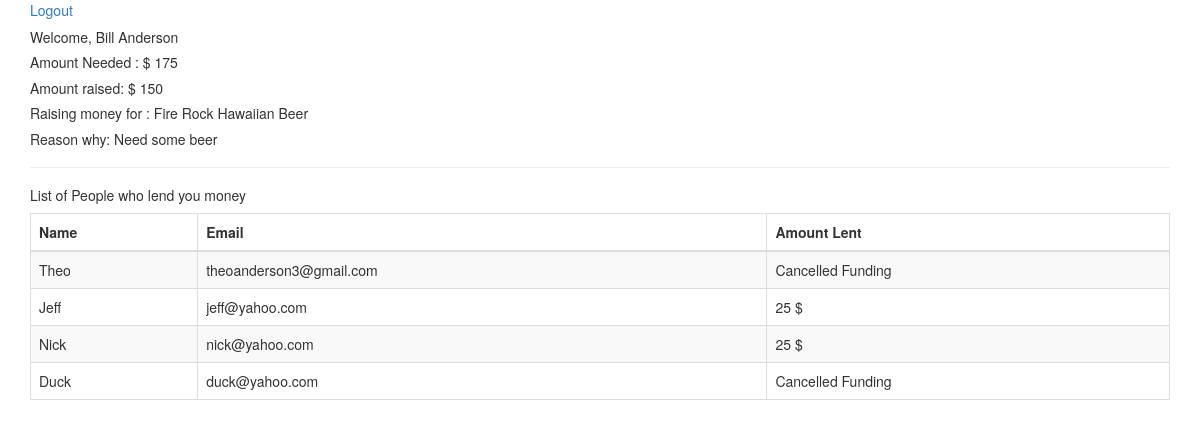
/borrower_home (signed in), run on the app's committed database.
### apps/lending/models.py (models this page shows)
class Borrower(models.Model):
	first_name = models.TextField(blank=False, max_length=20)
	last_name = models.TextField(blank=False, max_length=20)
	email = models.TextField(blank=False, max_length=20)
	password = models.TextField(blank=False, max_length=20)
	amount = models.IntegerField(blank=False)
	purpose = models.TextField(blank=False, max_length=50)
	description = models.TextField(blank=False, max_length=100)
	raised = models.IntegerField(blank=False)
	needed = models.IntegerField(blank=False, null=True)
	total_left = models.IntegerField(blank=False, null=True)
	created_at = models.DateField()
	updated_at = models.DateField()

class Loan(models.Model):
	amount = models.IntegerField(null=True)
	lender = models.ForeignKey(Lender)
	borrower = models.ForeignKey(Borrower)

class Lender(models.Model):
	first_name = models.TextField(blank=False, max_length=20)
	last_name = models.TextField(blank=False, max_length=20)
	email = models.TextField(blank=False, max_length=20)
	password = models.TextField(blank=False)
	money = models.IntegerField(blank=False)
	total_left = models.IntegerField(blank=False, null=True)

### apps/lending/views.py (the view)
# urls.py: url(r'^borrower_home$', views.borrower_home, name='borrower_home'),
def borrower_home(request):
		print "Borrower Home"
		if "borrower_id" in request.session:
			lender = Lender.objects.all()
			borrower = Borrower.objects.get(id=request.session['borrower_id'])
			loans = borrower.loan_set.all()
			content = {
			'lender': lender,
			'borrower': borrower,
			'loans': loans,
		}
			return render(request, 'lending/borrower_home.html', content)
		else:
			del request.session
			return redirect('/')

### apps/lending/templates/lending/borrower_home.html (shortened to what this page needs)
<!DOCTYPE html>
<html>
<head>
	<link rel="stylesheet" href="https://maxcdn.bootstrapcdn.com/bootstrap/3.3.5/css/bootstrap.min.css">
</head>
<body>
<div class="container">
<a href="/borrower_logout">Logout</a>
<h5>Welcome, {{borrower.first_name }} {{borrower.last_name}}</h5>
<h5>Amount Needed : $ {{ borrower.needed }}</h5>
<h5>Amount raised: $ {{ borrower.raised }} </h5>
<h5>Raising money for : {{borrower.purpose}}</h5>
<h5>Reason why: {{borrower.description}}</h5>
<hr>
<h5>List of People who lend you money</h5>
<table class="table table-bordered table-striped table-hovered table-hover">
	<thead>
		<tr>
			<th>Name</th>
			<th>Email</th>
			<th>Amount Lent</th>
		</tr>
	</thead>
	<tbody>
	{% for loan in loans %}
			<tr>
				<td>{{loan.lender.first_name}}</td>
				<td>{{loan.lender.email}}</td>
	{% if loan.amount != 0 %}
				<td>{{loan.amount}} $</td>
			{% else %}
				<td> Cancelled Funding</td>
			</tr>
		{% endif %}
{% endfor %}
	</tbody>
</table>
</div>
</body>
</html>

### data on the page
Borrower: first_name "Bill", last_name "Anderson", needed "175", raised "150", purpose "Fire Rock Hawaiian Beer", description "Need some beer"
Loan: lender.first_name "Theo", lender.email "theoanderson3@gmail.com", amount "Cancelled Funding"
Loan: lender.first_name "Jeff", lender.email "jeff@yahoo.com", amount "25"
Loan: lender.first_name "Nick", lender.email "nick@yahoo.com", amount "25"
Loan: lender.first_name "Duck", lender.email "duck@yahoo.com", amount "Cancelled Funding"
